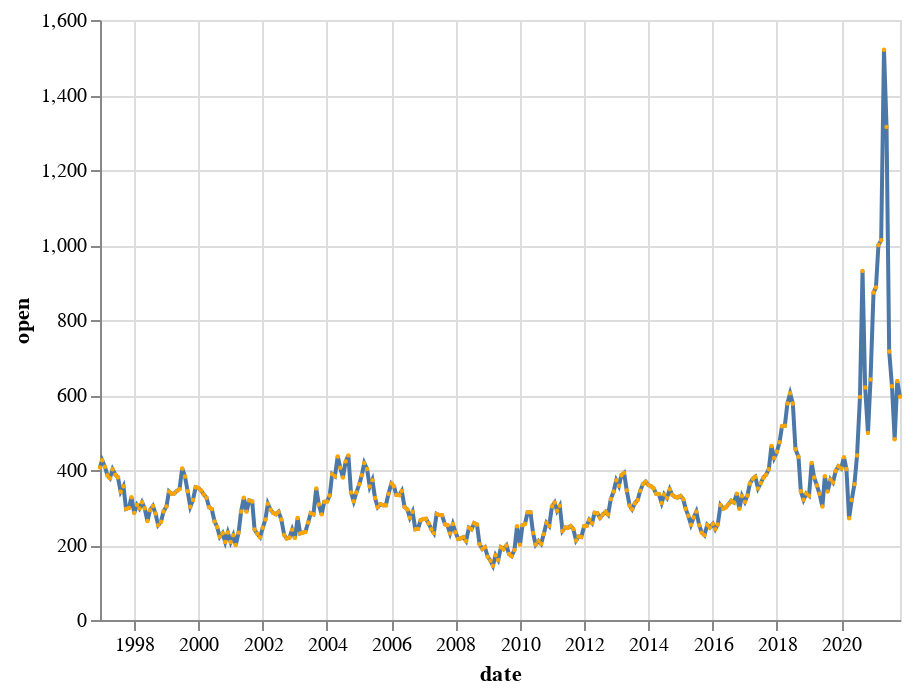

Notebook code cell kept with this figure:
### Code cell
# Custom points
alt.Chart(df).mark_line(
    point=alt.OverlayMarkDef(color="orange", size=5)
).encode(
    x='date',
    y='open'
)

### Figure 1 — Vega-Lite specification as saved in the notebook (floating-point values rounded to 4 significant figures; data arrays with more than 128 entries replaced by an {"elided": "..."} marker saying what was removed)
{"config": {"view": {"continuousWidth": 400, "continuousHeight": 300}}, "data": {"name": "data-f3d00e0c89f6f484b07dec32342a1616"}, "mark": {"type": "line", "point": {"color": "orange", "size": 5}}, "encoding": {"x": {"field": "date", "type": "temporal"}, "y": {"field": "open", "type": "quantitative"}}, "$schema": "https://vega.github.io/schema/vega-lite/v4.17.0.json", "datasets": {"data-f3d00e0c89f6f484b07dec32342a1616": {"elided": "300 records"}}}
